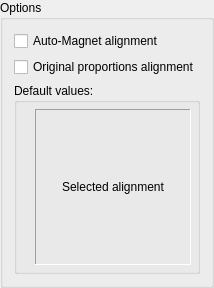
         <widget class="QGroupBox" name="optAlignment">
          <property name="sizePolicy">
           <sizepolicy hsizetype="Preferred" vsizetype="Minimum">
            <horstretch>0</horstretch>
            <verstretch>0</verstretch>
           </sizepolicy>
          </property>
          <property name="title">
           <string>Options</string>
          </property>
          <layout class="QVBoxLayout" name="verticalLayout_88">
           <item>
            <widget class="QCheckBox" name="cbAlignmentAuto">
             <property name="text">
              <string>Auto-Magnet alignment</string>
             </property>
            </widget>
           </item>
           <item>
            <widget class="QCheckBox" name="cbAlignmentOriginal">
             <property name="text">
              <string>Original proportions alignment</string>
             </property>
            </widget>
           </item>
           <item>
            <widget class="QGroupBox" name="gbAlignmentWidget">
             <property name="title">
              <string>Default values:</string>
             </property>
             <layout class="QHBoxLayout" name="horizontalLayout_16">
              <property name="spacing">
               <number>6</number>
              </property>
              <property name="leftMargin">
               <number>6</number>
              </property>
              <property name="topMargin">
               <number>6</number>
              </property>
              <property name="rightMargin">
               <number>6</number>
              </property>
              <property name="bottomMargin">
               <number>6</number>
              </property>
              <item>
               <widget class="AlignmentWidget" name="widgetAlignment" native="true">
                <property name="sizePolicy">
                 <sizepolicy hsizetype="Preferred" vsizetype="Minimum">
                  <horstretch>0</horstretch>
                  <verstretch>0</verstretch>
                 </sizepolicy>
                </property>
               </widget>
              </item>
              <item>
               <widget class="QLabel" name="lblSelectedAlignment">
                <property name="sizePolicy">
                 <sizepolicy hsizetype="Fixed" vsizetype="Fixed">
                  <horstretch>0</horstretch>
                  <verstretch>0</verstretch>
                 </sizepolicy>
                </property>
                <property name="minimumSize">
                 <size>
                  <width>156</width>
                  <height>156</height>
                 </size>
                </property>
                <property name="toolTip">
                 <string>Description of currently selected alignment</string>
                </property>
                <property name="frameShape">
                 <enum>QFrame::Panel</enum>
                </property>
                <property name="frameShadow">
                 <enum>QFrame::Sunken</enum>
                </property>
                <property name="text">
                 <string>Selected alignment</string>
                </property>
                <property name="alignment">
                 <set>Qt::AlignCenter</set>
                </property>
                <property name="wordWrap">
                 <bool>true</bool>
                </property>
               </widget>
              </item>
             </layout>
            </widget>
           </item>
          </layout>
         </widget>
